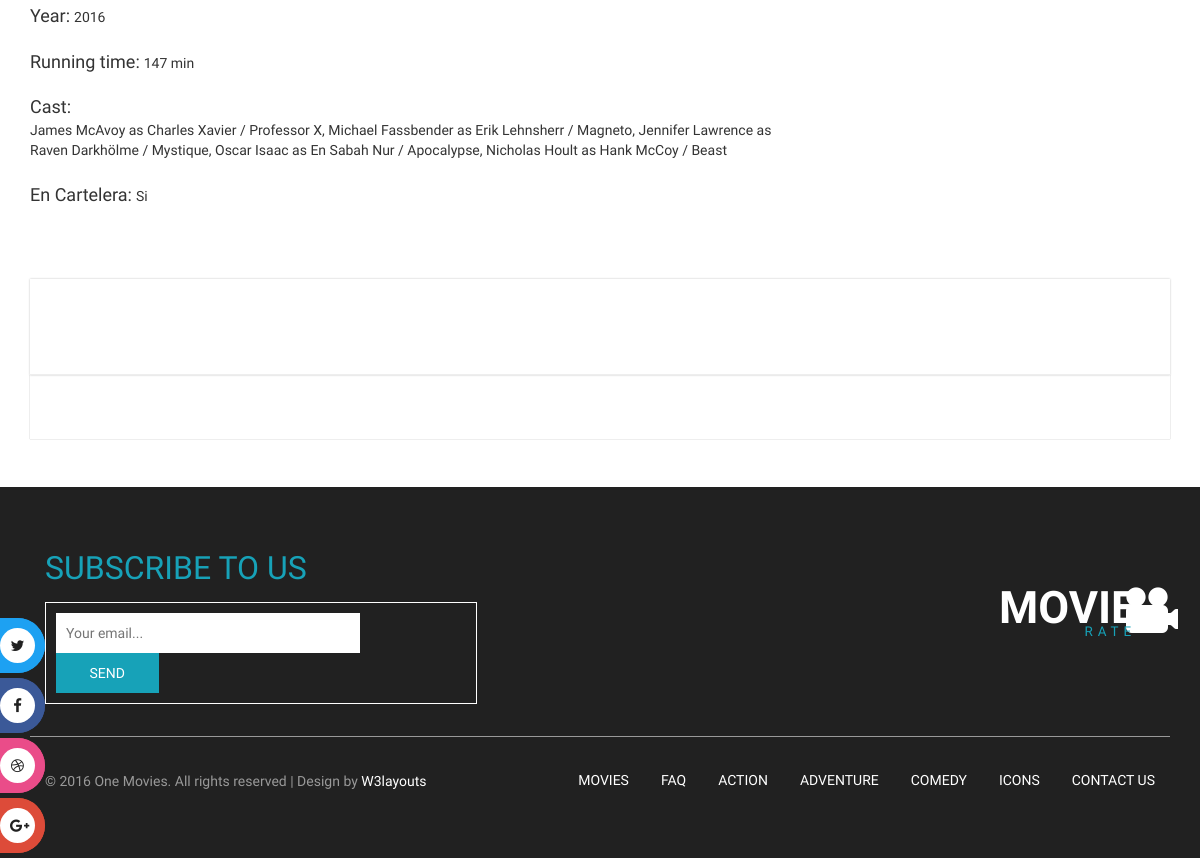
/movies/2/ (lower part), run on an earlier commit of the app's database.
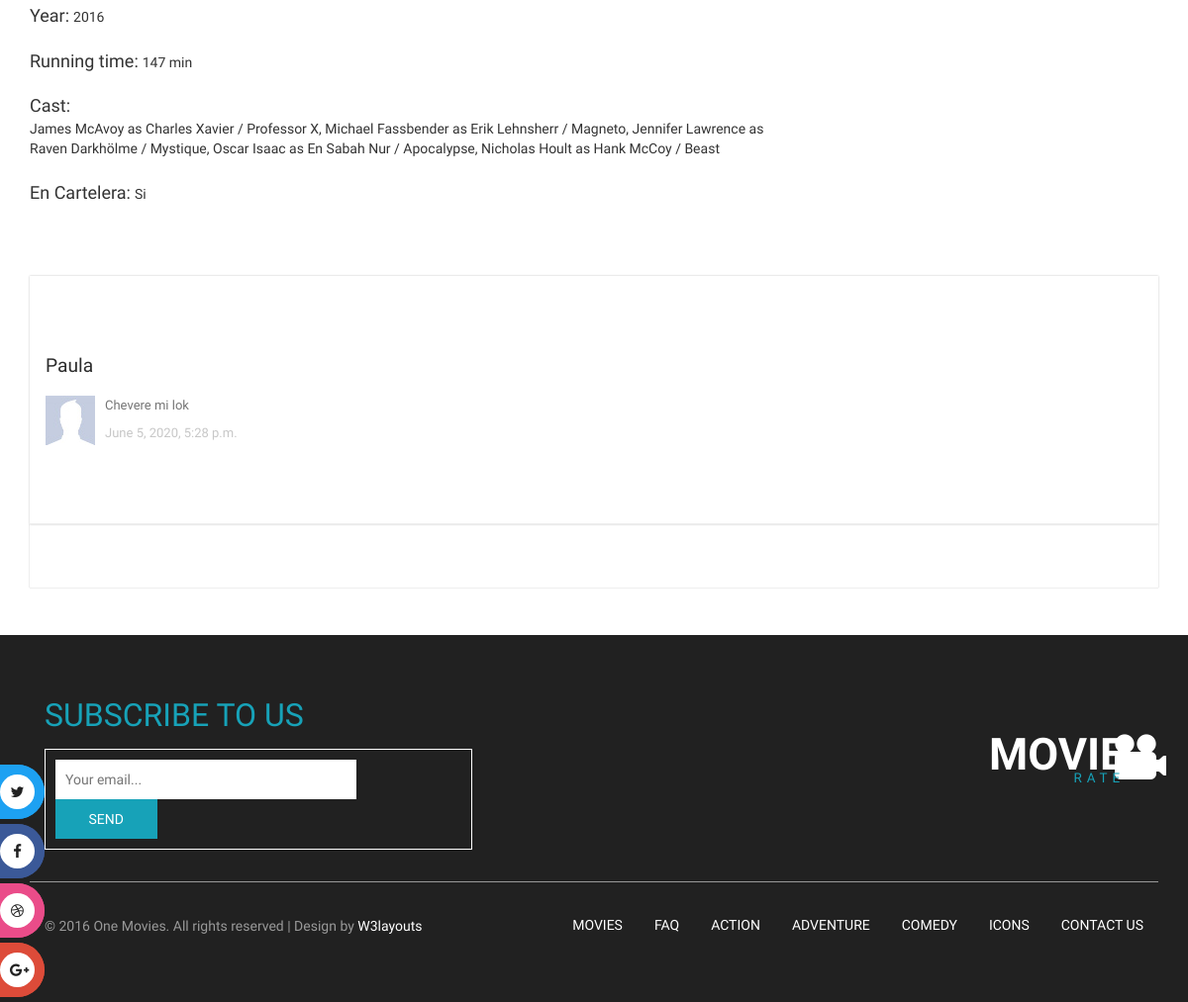
And on a later commit of the database.
### app/models.py (models this page shows, shortened)
class Comment(models.Model):
    text = models.TextField(max_length=200, null=False)
    dateHour = models.DateTimeField(auto_now_add=True)
    active = models.BooleanField(null=False)
    user = models.ForeignKey(User,
                  related_name='user_comment',
                  null=False,
                  on_delete=models.PROTECT)
    movie = models.ForeignKey(Movie,
                  related_name='movie_comment',
                  null=False,
                  on_delete=models.PROTECT)
    class Meta:
        app_label = 'app'

### app/views.py (the view)
# urls.py: path('movies/<int:id>/', views.view_movie, name='view_movie'),
def view_movie(request, id):
    genre_list = Genre.objects.all()
    movie_obj = Movie.objects.get(pk=id)
    comments_list = Comment.objects.filter(movie_id=id)
    contexto = {
        'movie': movie_obj,
        'genre_list' : genre_list,
        'comments_list': comments_list
    }
    return render(request, 'app/movie.html', contexto)

### app/templates/app/movie.html (shortened to what this page needs)
{% extends "app/base.html" %}
{% load static %}
{% block contenido %}
<div class="general_social_icons">
	<nav class="social">
		<ul>
			<li class="w3_twitter"><a href="#">Twitter </a></li>
			<li class="w3_facebook"><a href="#">Facebook </a></li>
			<li class="w3_dribbble"><a href="#">Dribbble </a></li>
			<li class="w3_g_plus"><a href="#">Google+ </a></li>
		</ul>
	</nav>
</div>
<div class="single-page-agile-main">
	<div class="container">
		<div class="single-page-agile-info">
			<div class="show-top-grids-w3lagile">
				<div class="col-sm-8 single-left">
					<br>
					<br>
					<br>
					<h4 style="display: inline-block;">Year:</h4>
					<p style="display: inline-block;">{{movie.year}}</p>
					<br>
					<br>
					<h4 style="display: inline-block;">Running time:</h4>
					<p style="display: inline-block;">{{movie.duration}} min</p>
					<br>
					<br>
					<h4 style="display: inline-block;">Cast:</h4>
					<p style="display: inline-block;">{{movie.cast}} </p>
					<br>
					<br>
					<h4 style="display: inline-block;">En Cartelera:</h4>
					<p style="display: inline-block;">
						{% if movie.onBillboard == False %}
						<span>No</span>
						{% else %}
						<span>Si</span>
						{% endif %}
					</p>
					<br>
					<br>
				</div>
				<div class="clearfix"> </div>
				<div class="all-comments">
					<div class="media-grids">
						{% for x in comments_list %}
							{% if request.user.is_superuser == False %}
								{% if x.active == True %}
								<div class="media">
									<h5>{{x.user}}</h5>
									<div class="media-left">
										<a href="#">
											<img src="{% static 'app/img/user.jpg' %}" title="One movies" alt=" " />
										</a>
									</div>
									<div class="media-body">
										<p>{{x.text}}</p>
										<span>{{x.dateHour}}</span>
									</div>
								</div>
								{% endif %}
							{% endif %}
						{% endfor %}
					</div>
				</div>
			</div>
			<div class="w3_agile_banner_bottom_grid">
			</div>
		</div>
	</div>
</div>
{% endblock %}

What changed in the data, as far as the page shows it:
added Comment: user "Paula", active True (drawn), text "Chevere mi lok", dateHour "June 5, 2020, 5:28 p.m."
